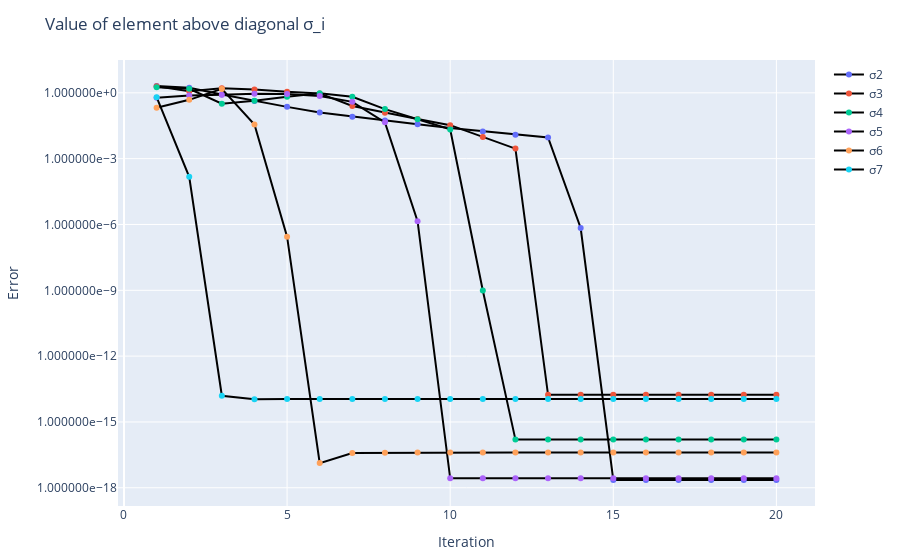

This figure's notebook cell:
### Code cell
error_vectors = [
    abs.(results[1, 1, :]),
    abs.(results[1, 2, :]),
    abs.(results[1, 3, :]),
    abs.(results[1, 4, :]),
    abs.(results[1, 5, :]),
    abs.(results[1, 6, :])
]
labels = ["σ2", "σ3", "σ4", "σ5", "σ6", "σ7"]
plot_convergence_error(error_vectors, labels)

### Figure 1 — Plotly figure (JSON) as saved in the notebook; plotly's stock layout.template omitted (floating-point values rounded to 4 significant figures)
{"data": [{"line": {"shape": "linear"}, "marker": {"color": 1}, "mode": "lines+markers", "name": "σ2", "type": "scatter", "x": [1, 2, 3, 4, 5, 6, 7, 8, 9, 10, 11, 12, 13, 14, 15, 16, 17, 18, 19, 20], "y": [2.036, 1.697, 0.8328, 0.4294, 0.229, 0.1257, 0.08198, 0.05512, 0.03693, 0.02473, 0.01743, 0.01229, 0.009284, 6.902e-07, 2.273e-18, 2.273e-18, 2.273e-18, 2.273e-18, 2.273e-18, 2.273e-18]}, {"line": {"shape": "linear"}, "marker": {"color": 2}, "mode": "lines+markers", "name": "σ3", "type": "scatter", "x": [1, 2, 3, 4, 5, 6, 7, 8, 9, 10, 11, 12, 13, 14, 15, 16, 17, 18, 19, 20], "y": [1.994, 1.189, 1.599, 1.419, 1.116, 0.9394, 0.2505, 0.1225, 0.0641, 0.03362, 0.009815, 0.002866, 1.727e-14, 1.727e-14, 1.727e-14, 1.727e-14, 1.727e-14, 1.727e-14, 1.727e-14, 1.727e-14]}, {"line": {"shape": "linear"}, "marker": {"color": 3}, "mode": "lines+markers", "name": "σ4", "type": "scatter", "x": [1, 2, 3, 4, 5, 6, 7, 8, 9, 10, 11, 12, 13, 14, 15, 16, 17, 18, 19, 20], "y": [1.778, 1.526, 0.3184, 0.4312, 0.6685, 0.9471, 0.6615, 0.1811, 0.0627, 0.02156, 9.863e-10, 1.569e-16, 1.569e-16, 1.569e-16, 1.569e-16, 1.569e-16, 1.569e-16, 1.569e-16, 1.569e-16, 1.569e-16]}, {"line": {"shape": "linear"}, "marker": {"color": 4}, "mode": "lines+markers", "name": "σ5", "type": "scatter", "x": [1, 2, 3, 4, 5, 6, 7, 8, 9, 10, 11, 12, 13, 14, 15, 16, 17, 18, 19, 20], "y": [0.6014, 0.7642, 0.8071, 0.8963, 0.8886, 0.7203, 0.3879, 0.04524, 1.417e-06, 2.697e-18, 2.696e-18, 2.696e-18, 2.696e-18, 2.696e-18, 2.696e-18, 2.696e-18, 2.696e-18, 2.696e-18, 2.696e-18, 2.696e-18]}, {"line": {"shape": "linear"}, "marker": {"color": 5}, "mode": "lines+markers", "name": "σ6", "type": "scatter", "x": [1, 2, 3, 4, 5, 6, 7, 8, 9, 10, 11, 12, 13, 14, 15, 16, 17, 18, 19, 20], "y": [0.2101, 0.4789, 1.507, 0.0362, 2.78e-07, 1.33e-17, 3.818e-17, 3.918e-17, 4.039e-17, 4.039e-17, 4.039e-17, 4.039e-17, 4.039e-17, 4.039e-17, 4.039e-17, 4.039e-17, 4.039e-17, 4.039e-17, 4.039e-17, 4.039e-17]}, {"line": {"shape": "linear"}, "marker": {"color": 6}, "mode": "lines+markers", "name": "σ7", "type": "scatter", "x": [1, 2, 3, 4, 5, 6, 7, 8, 9, 10, 11, 12, 13, 14, 15, 16, 17, 18, 19, 20], "y": [0.629, 0.0001487, 1.562e-14, 1.093e-14, 1.111e-14, 1.111e-14, 1.111e-14, 1.111e-14, 1.111e-14, 1.111e-14, 1.111e-14, 1.111e-14, 1.111e-14, 1.111e-14, 1.111e-14, 1.111e-14, 1.111e-14, 1.111e-14, 1.111e-14, 1.111e-14]}], "layout": {"margin": {"b": 50, "l": 50, "r": 50, "t": 60}, "showlegend": true, "title": "Value of element above diagonal σ_i", "xaxis": {"title": {"text": "Iteration"}}, "yaxis": {"tickformat": "e", "title": {"text": "Error"}, "type": "log"}}}
